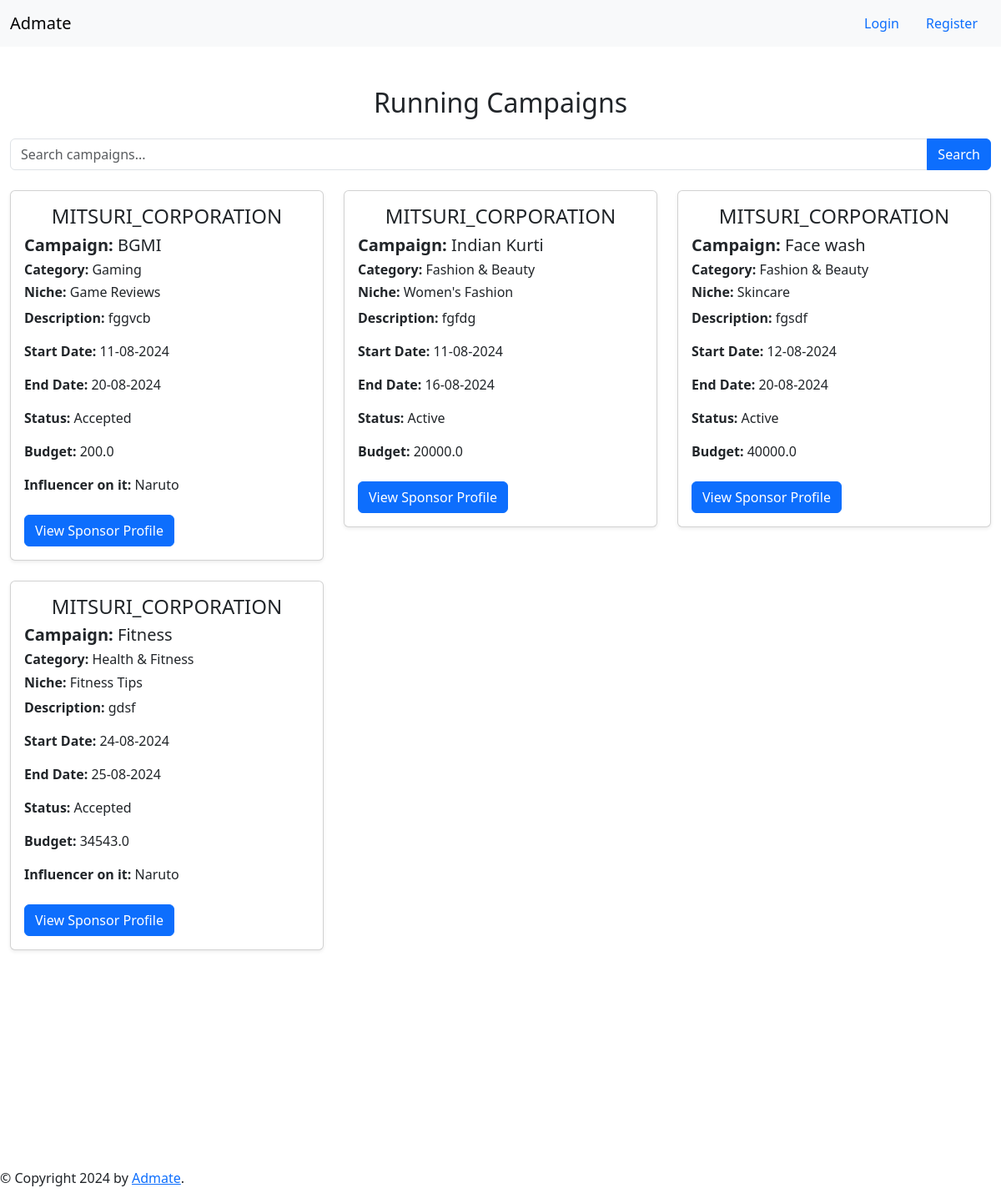
Page /all_campaign on the committed database.
### application/models.py (models this page shows, shortened)
class Campaign(db.Model):
    id = db.Column(db.Integer, primary_key=True)
    sponsor_id = db.Column(db.Integer, db.ForeignKey('sponsor_profile.id'))
    user = db.Column(db.String(20), db.ForeignKey('user.username'))
    name = db.Column(db.String(64))
    description = db.Column(db.String(256))
    start_date = db.Column(db.Date)
    end_date = db.Column(db.Date)
    budget = db.Column(db.Float)
    status = db.Column(db.String(23), default=True)
    category_id = db.Column(db.Integer, db.ForeignKey('categories.category_id'))
    niche_id = db.Column(db.Integer, db.ForeignKey('niche.niche_id'))
    flagged = db.Column(db.Boolean, default=False)
    influencer_id = db.Column(db.Integer, db.ForeignKey('influencer_profile.id'))
    category = db.relationship('Categories', backref='campaigns', lazy=True)
    niche = db.relationship('Niche', backref='campaigns', lazy=True)
    sponsor = db.relationship('SponsorProfile', backref='campaigns', lazy=True)
    influencer = relationship('InfluencerProfile', foreign_keys=[influencer_id], backref='campaigns')

class SponsorProfile(db.Model):
    id = db.Column(db.Integer, primary_key=True)
    user = db.Column(db.String(20), db.ForeignKey('user.username'))
    first_name = db.Column(db.String(64))
    last_name = db.Column(db.String(64))
    email = db.Column(db.String(120), nullable=False)
    phone = db.Column(db.String(20), nullable=False)
    company_name = db.Column(db.String(64))
    company_address = db.Column(db.String(100), nullable=False)
    company_website = db.Column(db.String(100), nullable=False)
    company_description = db.Column(db.String(256), nullable=False)
    industry = db.Column(db.String(64))
    budget = db.Column(db.Float)

class Categories(db.Model):
    category_id = db.Column(db.Integer, primary_key=True)
    name = db.Column(db.String(30), nullable=False, unique=True)
    description = db.Column(db.String(100), nullable=True)
    niches = db.relationship('Niche', backref='category', lazy=True)

class Niche(db.Model):
    niche_id = db.Column(db.Integer, primary_key=True)
    category_id = db.Column(db.Integer, db.ForeignKey('categories.category_id'), nullable=True)
    name = db.Column(db.String(30), nullable=False)
    description = db.Column(db.String(100), nullable=True)

class InfluencerProfile(db.Model):
    id = db.Column(db.Integer, primary_key=True)
    user = db.Column(db.String(20), db.ForeignKey('user.username'))
    first_name = db.Column(db.String(64))
    last_name = db.Column(db.String(64))
    email = db.Column(db.String(120), nullable=False)
    phone = db.Column(db.String(30), nullable=False)
    bio = db.Column(db.String(256), nullable=False)
    instagram_handle = db.Column(db.String(64), nullable=False)
    facebook_handle = db.Column(db.String(64), nullable=False)
    youtube_handle = db.Column(db.String(64), nullable=False)
    blog_url = db.Column(db.String(100), nullable=False)
    followers_count = db.Column(db.Integer)
    total_engagement = db.Column(db.Integer)
    total_views = db.Column(db.Integer)
    reach = db.Column(db.Integer)
    age = db.Column(db.Integer)
    gender = db.Column(db.String(10))
    location = db.Column(db.String(30))
    language = db.Column(db.String(20))
    category_id = db.Column(db.Integer, db.ForeignKey('categories.category_id'))
    niche_id = db.Column(db.Integer, db.ForeignKey('niche.niche_id'))
    price = db.Column(db.Float)
    flagged = db.Column(db.Boolean, default=False)
    category = db.relationship('Categories', backref='influencers', lazy=True)
    niche = db.relationship('Niche', backref='influencers', lazy=True)

### application/routes.py (the view)
@app.route('/all_campaign')
def all_campaign():
    campaigns = Campaign.query.filter_by(flagged=False).all()
    return render_template('all_campaign.html', campaigns=campaigns)

### templates/all_campaign.html (shortened to what this page needs)
{% extends 'nav_link.html' %}
{% block content %}
<div class="container-fluid mt-5">
    <h2 class="text-center mb-4">Running Campaigns</h2>
    <form method="POST" action="{{ url_for('search_campaign')}}" class="mb-4">
        <div class="input-group">
            <input type="text" name="search" class="form-control" placeholder="Search campaigns..." value="{{ request.args.get('search', '') }}">
            <button class="btn btn-primary" type="submit">Search</button>
        </div>
    </form>
    <div class="row">
        {% for campaign in campaigns %}
        <div class="col-md-4">
            <div class="card mb-4 shadow-sm">
                <div class="card-body">
                    <h4 class="card-title text-center text-uppercase">{{ campaign.sponsor.company_name }}</h4>
                    <h5 class="card-title mt-2"><strong>Campaign:</strong> {{ campaign.name }}</h5>
                    <h6 class="card-title mt-2"><strong>Category:</strong> {{ campaign.category.name }}</h6>
                    <h6 class="card-title mt-2"><strong>Niche:</strong> {{ campaign.niche.name }}</h6>
                    <p class="card-text"><strong>Description:</strong> {{ campaign.description }}</p>
                    <p class="card-text"><strong>Start Date:</strong> {{ campaign.start_date.strftime('%d-%m-%Y') }}</p>
                    <p class="card-text"><strong>End Date:</strong> {{ campaign.end_date.strftime('%d-%m-%Y') }}</p>
                    <p class="card-text"><strong>Status:</strong> {{ campaign.status | capitalize }}</p>
                    <p class="card-text"><strong>Budget:</strong> {{ campaign.budget }}</p>
                    {% if campaign.influencer_id != None %}
                        <p class="card-text"><strong>Influencer on it:</strong> <span class="text-capitalize">{{ campaign.influencer.user }}</span></p>
                    {% endif %}
                    {% if session['username'] != campaign.user %}
                        <a href="{{ url_for('profile_view_sponsor', user=campaign.user) }}" class="btn btn-primary mt-2">View Sponsor Profile</a>
                    {% endif %}
                </div>
            </div>
        </div>
        {% endfor %}
    </div>
</div>
{% endblock content %}

### rows in the picture
Campaign: sponsor.company_name "MITSURI_CORPORATION", name "BGMI", category.name "Gaming", niche.name "Game Reviews", description "fggvcb", start_date "11-08-2024", end_date "20-08-2024", status "Accepted", budget "200.0", influencer.user "Naruto"
Campaign: sponsor.company_name "MITSURI_CORPORATION", name "Indian Kurti", category.name "Fashion & Beauty", niche.name "Women's Fashion", description "fgfdg", start_date "11-08-2024", end_date "16-08-2024", status "Active", budget "20000.0"
Campaign: sponsor.company_name "MITSURI_CORPORATION", name "Face wash", category.name "Fashion & Beauty", niche.name "Skincare", description "fgsdf", start_date "12-08-2024", end_date "20-08-2024", status "Active", budget "40000.0"
Campaign: sponsor.company_name "MITSURI_CORPORATION", name "Fitness", category.name "Health & Fitness", niche.name "Fitness Tips", description "gdsf", start_date "24-08-2024", end_date "25-08-2024", status "Accepted", budget "34543.0", influencer.user "Naruto"
